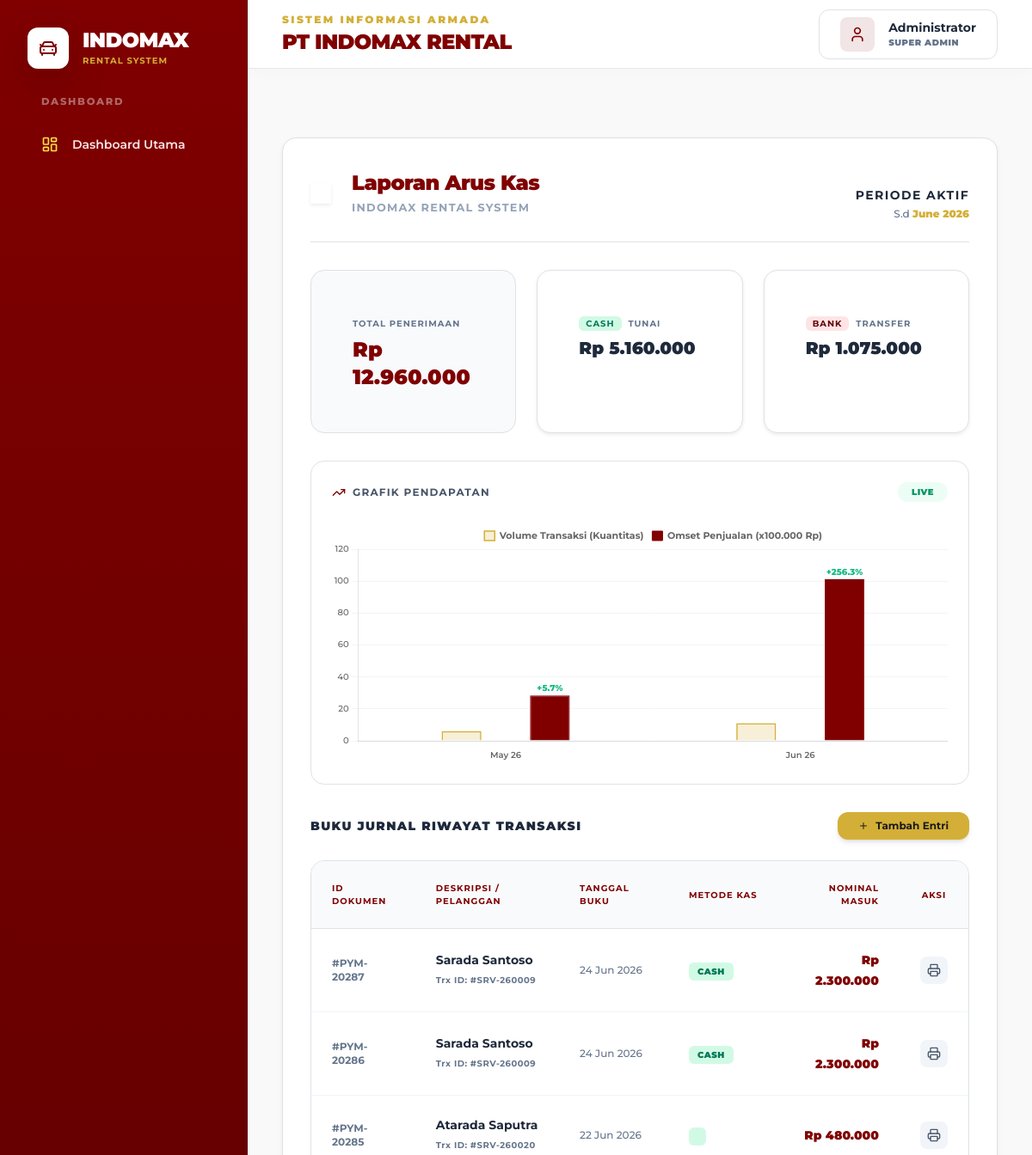
Before: /Admin/riwayat_pembayaran.php (upper part) with the older database file.
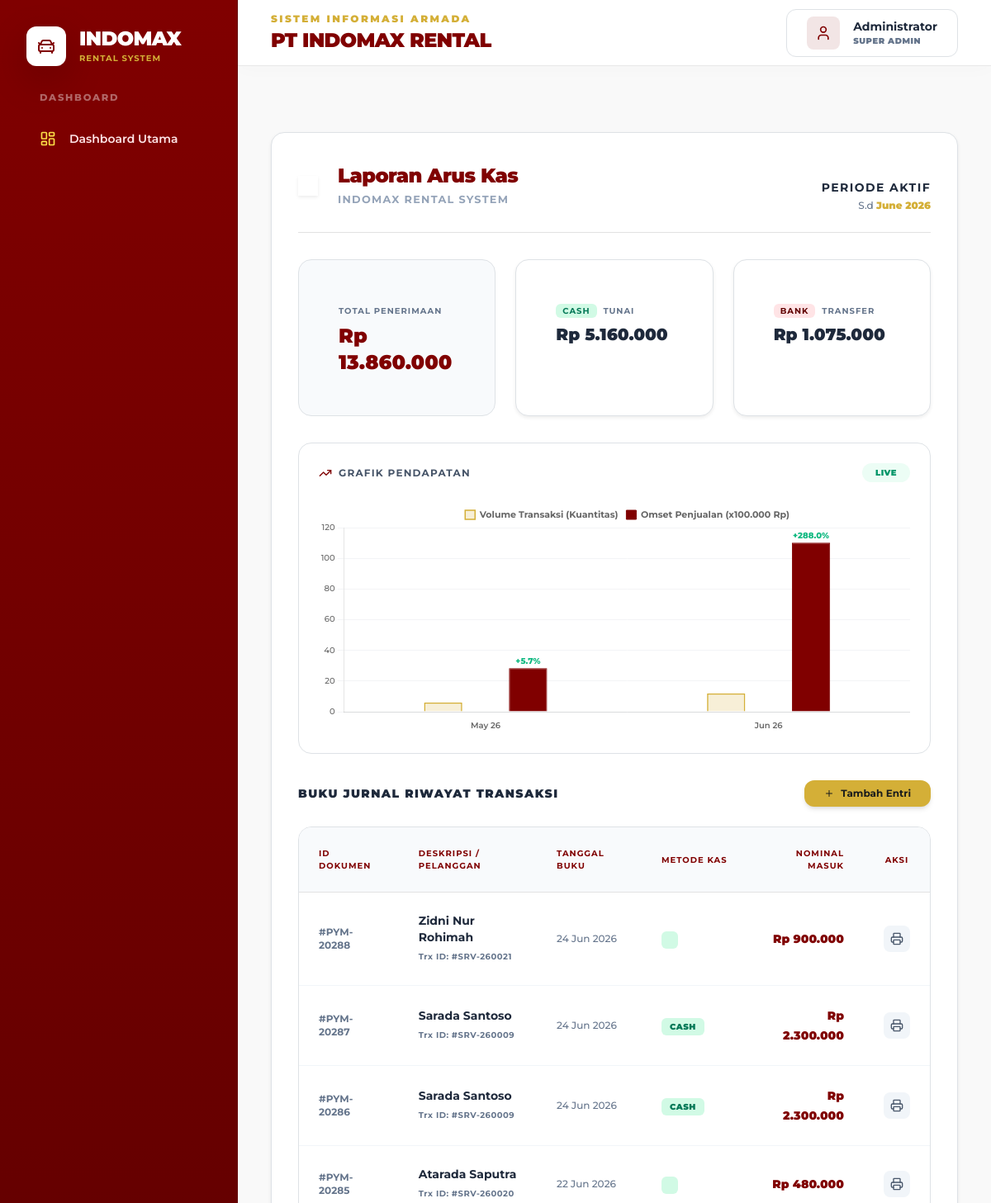
After: the same page with the newer database file.
### tables this page shows
CREATE TABLE `pembayaran` (
  `id_pembayaran` int(11) NOT NULL,
  `id_sewa` int(11) DEFAULT NULL,
  `jenis_pembayaran` enum('dp','pelunasan') NOT NULL,
  `metode_pembayaran` enum('cash','transfer') NOT NULL,
  `tanggal_bayar` date DEFAULT NULL,
  `jumlah_bayar` decimal(12,2) DEFAULT NULL,
  `status_konfirmasi` enum('menunggu','diterima','ditolak') DEFAULT 'menunggu',
  `keterangan` text DEFAULT NULL,
  `tipe_pembayaran` enum('DP','Lunas') NOT NULL DEFAULT 'Lunas'
);

CREATE TABLE `pelanggan` (
  `id_pelanggan` int(11) NOT NULL,
  `nama` varchar(100) DEFAULT NULL,
  `email` varchar(150) DEFAULT NULL,
  `username` varchar(50) NOT NULL,
  `password` varchar(255) NOT NULL,
  `alamat` text DEFAULT NULL,
  `no_telp` varchar(15) DEFAULT NULL,
  `no_ktp` varchar(20) DEFAULT NULL,
  `foto_ktp` varchar(255) DEFAULT NULL,
  `foto_sim` varchar(255) DEFAULT NULL,
  `status_verifikasi` varchar(50) DEFAULT 'belum_verifikasi'
);

### Admin/riwayat_pembayaran.php (the view, shortened to what the changed rows need)
<?php
include 'navbar.php';
include 'koneksi.php';
        $q_total = mysqli_query($conn, "SELECT SUM(jumlah_bayar) as total FROM pembayaran");
        $total_masuk = mysqli_fetch_assoc($q_total)['total'] ?? 0;
        ?>
        <div class="bg-white rounded-2xl p-8 border border-[#e2e2e2] shadow-sm hover-lift mb-8">
            <div class="grid grid-cols-1 md:grid-cols-3 gap-6 mb-8">
                <div class="bg-slate-50 border border-slate-100 p-5 rounded-2xl">
                    <small class="text-slate-500 font-bold uppercase tracking-widest text-[10px]">Total Penerimaan</small>
                    <h4 class="font-black text-[#800000] text-2xl mt-1">Rp <?php echo number_format($total_masuk, 0, ',', '.'); ?></h4>
                </div>
            </div>
            <div class="border border-[#e2e2e2] rounded-2xl p-6 bg-white mb-8">
                <div style="position: relative; height:280px; width:100%">
                    <canvas id="canvasTransaksi"></canvas>
                </div>
            </div>
            <div class="overflow-x-auto border border-[#e2e2e2] rounded-2xl">
                <table class="w-full text-left border-collapse">
                    <thead>
                        <tr class="bg-slate-50 border-b border-[#e2e2e2] text-[#800000] text-[10px] uppercase tracking-widest font-black">
                            <th class="p-4 rounded-tl-xl">ID Dokumen</th>
                            <th class="p-4">Deskripsi / Pelanggan</th>
                            <th class="p-4">Tanggal Buku</th>
                            <th class="p-4">Metode Kas</th>
                            <th class="p-4 text-right">Nominal Masuk</th>
                            <th class="p-4 text-center rounded-tr-xl">Aksi</th>
                        </tr>
                    </thead>
                    <tbody class="divide-y divide-slate-100">
                        <?php
                        $sql = "SELECT p.*, pl.nama
                                FROM pembayaran p
                                JOIN transaksi_sewa t ON p.id_sewa = t.id_sewa
                                JOIN pelanggan pl ON t.id_pelanggan = pl.id_pelanggan
                                ORDER BY p.id_pembayaran DESC";
                        $query = mysqli_query($conn, $sql);
                        if ($query && mysqli_num_rows($query) > 0) {
                            while($d = mysqli_fetch_array($query)){
                                $badge_class = ($d['metode_pembayaran'] == 'Transfer') ? 'bg-blue-100 text-blue-700' : 'bg-emerald-100 text-emerald-700';
                        ?>
                        <tr class="hover:bg-slate-50/50 transition-colors">
                            <td class="p-4 text-xs font-bold text-slate-500">#PYM-<?php echo $d['id_pembayaran']; ?></td>
                            <td class="p-4">
                                <div class="font-bold text-slate-800 text-sm"><?php echo $d['nama']; ?></div>
                                <small class="text-slate-500 text-[10px] font-bold tracking-wider">Trx ID: #SRV-<?php echo $d['id_sewa']; ?></small>
                            </td>
                            <td class="p-4 text-slate-500 text-xs font-medium"><?php echo date('d M Y', strtotime($d['tanggal_bayar'])); ?></td>
                            <td class="p-4">
                                <span class="px-2.5 py-1 rounded-md text-[10px] font-black uppercase tracking-wider <?php echo $badge_class; ?>">
                                    <?php echo $d['metode_pembayaran']; ?>
                                </span>
                            </td>
                            <td class="p-4 text-right">
                                <span class="font-black text-[#800000] text-sm">
                                    Rp <?php echo number_format($d['jumlah_bayar'], 0, ',', '.'); ?>
                                </span>
                            </td>
                            <td class="p-4 text-center">
                                <a href="cetak_kwitansi.php?id=<?php echo $d['id_pembayaran']; ?>" class="w-8 h-8 rounded-lg bg-slate-100 text-slate-600 flex items-center justify-center hover:bg-[#800000] hover:text-white transition-colors mx-auto" target="_blank" title="Cetak Kwitansi">
                                    <i data-lucide="printer" class="w-4 h-4"></i>
                                </a>
                            </td>
                        </tr>
                        <?php } } else { ?>
                            <tr><td colspan='6' class='text-center py-8 text-slate-400 font-medium text-sm'>Tidak ditemukan data pencatatan kas masuk pada periode ini.</td></tr>
                        <?php } ?>
                    </tbody>
                </table>
            </div>
        </div>
        </div>
    </main>
</div>
</body>
</html>

Changed rows visible on the page:
added pembayaran: id_pembayaran "20288", pelanggan.nama "Zidni Nur Rohimah", id_sewa "260021", tanggal_bayar "24 Jun 2026", jumlah_bayar "900.000"
Other visible differences:
$total_masuk: "12.960.000" → "13.860.000"
chart data {{ $json_counts }}: [6,11] → [6,12]
chart data {{ $json_revenues }}: [28.4,101.2] → [28.4,110.2]
chart data {{ $json_growth }}: ["+5.7%","+256.3%"] → ["+5.7%","+288.0%"]
